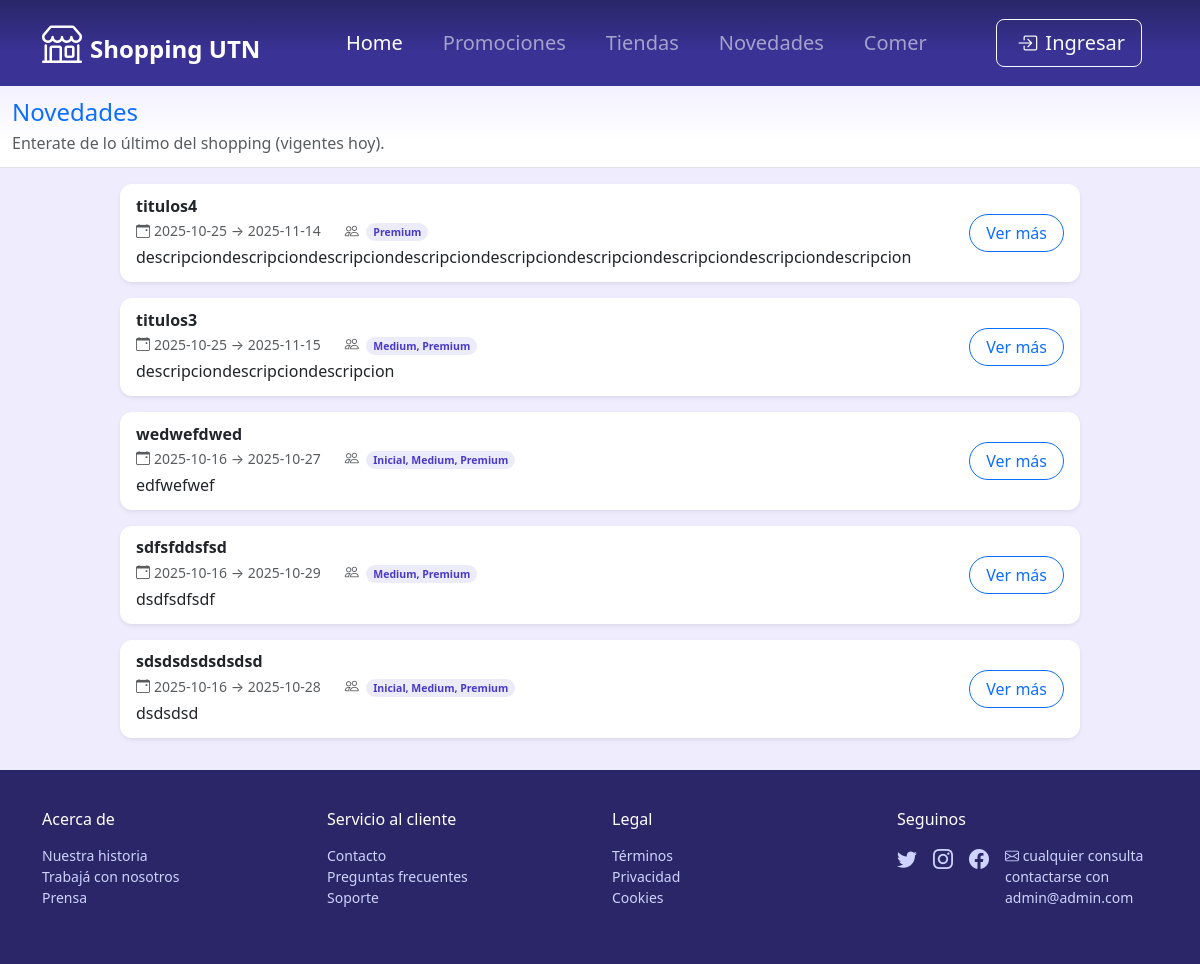
Screenshot of /View/Novedades.php with the database file from the repository.
### tables this page shows
CREATE TABLE `novedad` (
  `IDnovedad` int NOT NULL AUTO_INCREMENT,
  `desde` date NOT NULL,
  `hasta` date NOT NULL,
  `usuarioHabilitado` varchar(45) NOT NULL,
  `descripcion` varchar(1000) DEFAULT NULL,
  `cabecera` varchar(3000) DEFAULT NULL,
  `cuerpo` varchar(7000) DEFAULT NULL,
  `imagen` blob,
  PRIMARY KEY (`IDnovedad`)
);

### Model/ListarNovedades.php (called while the page is built, shortened)
<?php
function categoriasPermitidas(?string $min): array {
    $min = $min ? strtolower(trim($min)) : '';
    switch ($min) {
        case 'inicial': return ['Inicial','Medium','Premium'];
        case 'medium':  return ['Medium','Premium'];
        case 'premium': return ['Premium'];
    }
}
if (!function_exists('listarNovedadesVigentes')) {
  function listarNovedadesVigentes(int $limit = 30): array {
    $pdo = getConnection();
    $sql = "
      SELECT
        n.IDnovedad,
        n.desde,
        n.hasta,
        n.usuarioHabilitado,
        n.descripcion,
        n.cabecera,
        n.cuerpo
      FROM novedad n
      WHERE CURDATE() BETWEEN n.desde AND n.hasta
      ORDER BY n.desde DESC, n.IDnovedad DESC
      LIMIT :lim
    ";
    $st = $pdo->prepare($sql);
    $st->bindValue(':lim', $limit, PDO::PARAM_INT);
    $st->execute();
    $rows = $st->fetchAll(PDO::FETCH_ASSOC) ?: [];
    return $rows;
  }
}

### View/Novedades.php (the view, shortened to what this page needs)
<?php
include("../Model/ListarNovedades.php");
if (isset($_SESSION['Categoria'])) {
    $novedades = listarNovedadesVigentesCategoria($_SESSION['Categoria'], 50);
} else {
  $novedades = listarNovedadesVigentes(30);
}
function h($v): string
{
    if (is_scalar($v)) {
        return htmlspecialchars((string)$v, ENT_QUOTES, 'UTF-8');
    }
    if (is_array($v)) {
        $items = [];
        foreach ($v as $item) {
            if (is_scalar($item) || (is_object($item) && method_exists($item, '__toString'))) {
                $items[] = htmlspecialchars((string)$item, ENT_QUOTES, 'UTF-8');
            } else {
                $json = json_encode($item, JSON_UNESCAPED_UNICODE | JSON_UNESCAPED_SLASHES);
                $items[] = htmlspecialchars($json !== false ? $json : '', ENT_QUOTES, 'UTF-8');
            }
        }
        return implode(', ', $items);
    }
    $json = json_encode($v, JSON_UNESCAPED_UNICODE | JSON_UNESCAPED_SLASHES);
    return $json === false ? '' : htmlspecialchars($json, ENT_QUOTES, 'UTF-8');
}
function recorte($txt, $len=160){ return h(mb_strimwidth((string)$txt, 0, $len, '…', 'UTF-8')); }
?>
<!doctype html>
<html lang="es" data-bs-theme="light">
<head>
  <link rel="stylesheet" href="https://cdn.jsdelivr.net/npm/bootstrap@5.3.3/dist/css/bootstrap.min.css">
  <link rel="stylesheet" href="https://cdn.jsdelivr.net/npm/bootstrap-icons@1.11.3/font/bootstrap-icons.css">
</head>
<body class="page-novedades" style=" background-color: #eeecfd">
  <?php include_once(__DIR__ . "/../layouts/Navbar.php"); ?>
  <section class="hero border-bottom">
    <div class="container-xxl">
      <h1 class="h4 text-primary">Novedades</h1>
      <p class="text-body-secondary">Enterate de lo último del shopping (vigentes hoy).</p>
    </div>
  </section>
  <main class="container-xxl">
    <?php if (empty($novedades)): ?>
      <div class="alert alert-light border text-body-secondary mb-0">No hay novedades vigentes por el momento.</div>
    <?php else: ?>
      <div class="news-wrap">
        <?php foreach ($novedades as $n): ?>
          <?php
            $cabecera   = $n['cabecera'] ?? '';
            $desc       = $n['descripcion'] ?? '';
            $cuerpo     = $n['cuerpo'] ?? '';
            $desde      = $n['desde'] ?? '';
            $hasta      = $n['hasta'] ?? '';
            $visiblePara= $n['categorias_permitidas'] ?: 'Todos';
          ?>
          <article class="card news-card shadow-sm border-0 mb-3">
            <div class="card-body d-flex flex-column flex-lg-row align-items-lg-center gap-3">
              <div class="flex-grow-1">
                <h2 class="h6 mb-1 fw-semibold"><?= h($cabecera ?: $desc) ?></h2>
                <ul class="list-inline text-body-secondary small mb-1 d-flex flex-wrap gap-3">
                  <li class="list-inline-item">
                    <i class="bi bi-calendar-event me-1"></i><?= h($desde) ?> → <?= h($hasta) ?>
                  </li>
                  <li class="list-inline-item">
                    <i class="bi bi-people me-1"></i>
                    <span class="badge rounded-pill" style="background:rgba(74,59,199,.10);color:#4A3BC7;"><?= h($visiblePara) ?></span>
                  </li>
                </ul>
                <p class="mb-0 text-body"><?= recorte($desc ?: $cuerpo, 180) ?></p>
              </div>
              <div class="ms-lg-auto">
                <button
                  class="btn btn-outline-primary rounded-pill px-3"
                  data-bs-toggle="modal" data-bs-target="#novedadModal"
                  data-cabecera="<?= h($cabecera ?: '—') ?>"
                  data-descripcion="<?= h($desc ?: '—') ?>"
                  data-cuerpo="<?= h($cuerpo ?: '—') ?>"
                  data-desde="<?= h($desde) ?>"
                  data-hasta="<?= h($hasta) ?>"
                  data-visible="<?= h($visiblePara) ?>"
                >Ver más</button>
              </div>
            </div>
          </article>
        <?php endforeach; ?>
      </div>
    <?php endif; ?>
  </main>
  <?php include_once(__DIR__ . "/../layouts/footer.php"); ?>
</body>
</html>

### View/Novedades.php (style rules this page uses)
:root { --bs-primary:#4A3BC7; }
.page-novedades .hero { background: linear-gradient(180deg,#F3F1FF 0%, #fff 70%); padding-block: .75rem !important; }
.page-novedades .hero h1 { margin-bottom: .25rem !important; }
.page-novedades .hero p { margin: 0 !important; }
.page-novedades main { padding-block: 1rem !important; }
.page-novedades .news-wrap { max-width: 960px; margin-inline: auto; }
.page-novedades .news-card { border-left:.45rem solid #4A3BC7; border-radius:.75rem; }
.page-novedades .news-card .card-body { padding: .8rem 1rem !important; }

### rows the page displays
novedad: cabecera "titulos4", desde "2025-10-25", hasta "2025-11-14", visiblePara "Premium", descripcion "descripciondescripciondescripciondescripciondescripciondescripciondescripciondescripciondescripcion"
novedad: cabecera "titulos3", desde "2025-10-25", hasta "2025-11-15", visiblePara "Medium, Premium", descripcion "descripciondescripciondescripcion"
novedad: cabecera "wedwefdwed", desde "2025-10-16", hasta "2025-10-27", visiblePara "Inicial, Medium, Premium", descripcion "edfwefwef"
novedad: cabecera "sdfsfddsfsd", desde "2025-10-16", hasta "2025-10-29", visiblePara "Medium, Premium", descripcion "dsdfsdfsdf"
novedad: cabecera "sdsdsdsdsdsdsd", desde "2025-10-16", hasta "2025-10-28", visiblePara "Inicial, Medium, Premium", descripcion "dsdsdsd"
